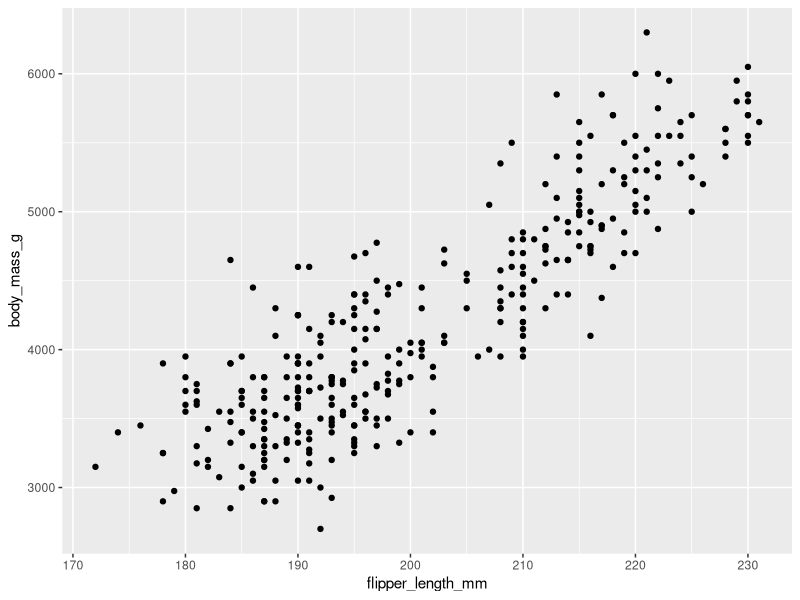
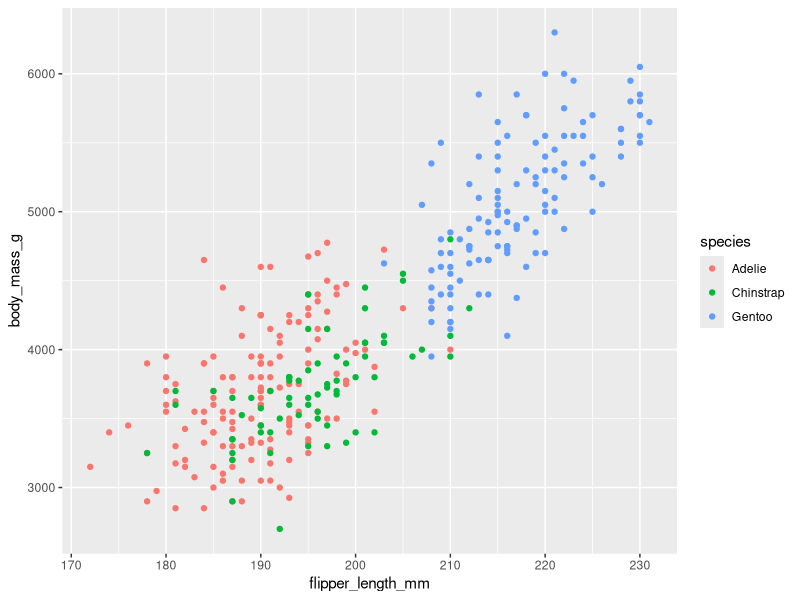
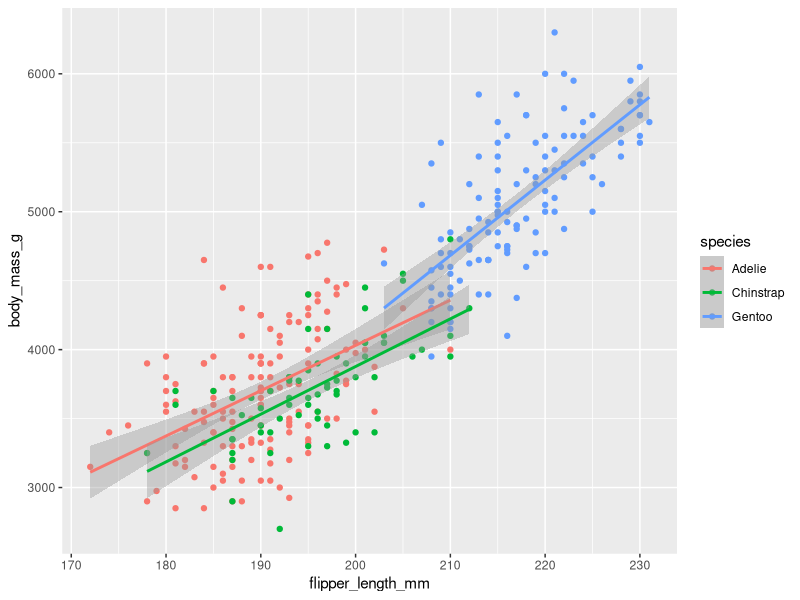
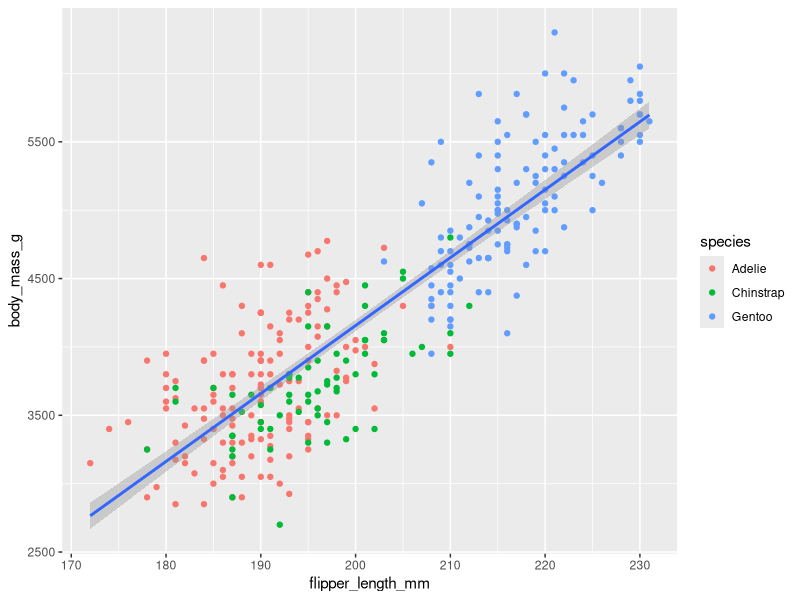
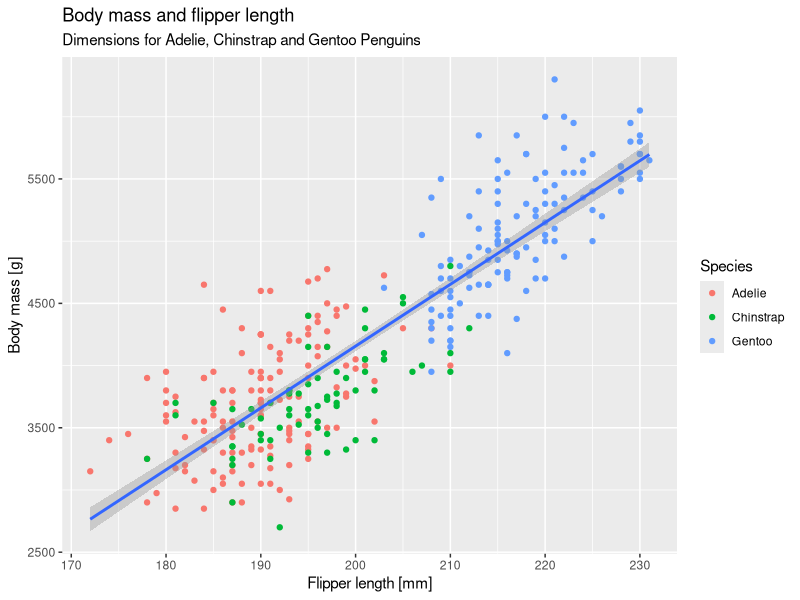
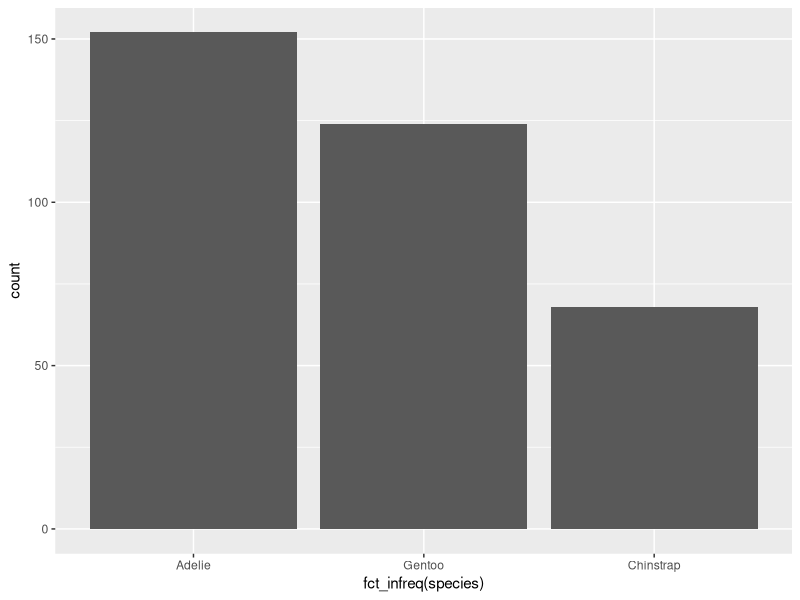
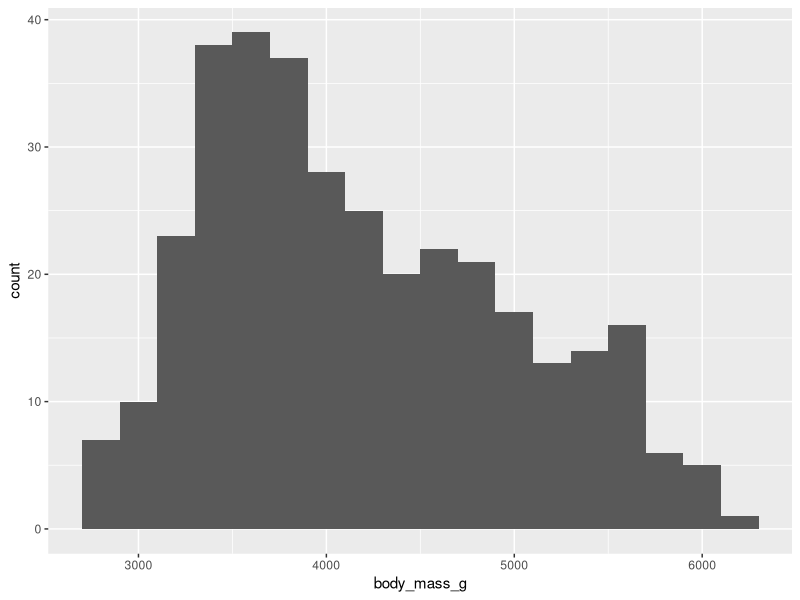
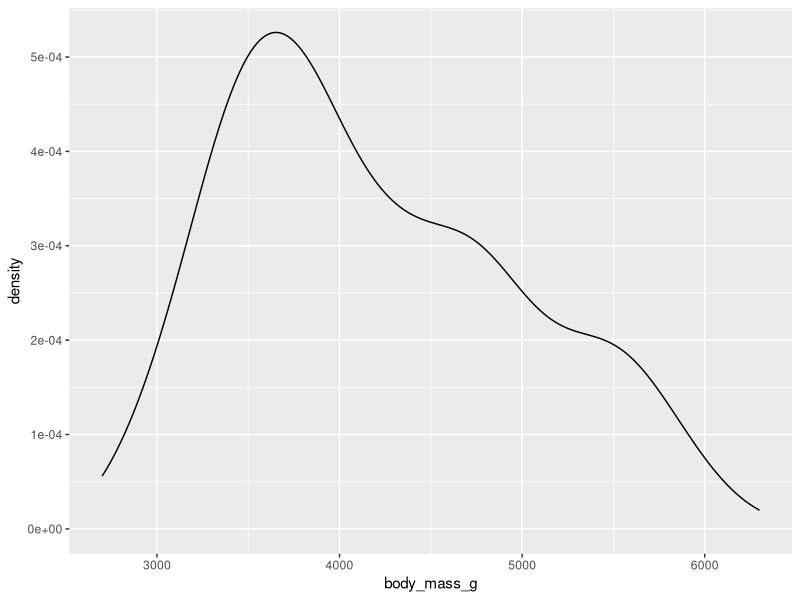

The R source for these figures, in order:
library(tidyverse)
library(palmerpenguins)

# Code 1
# An example plot of penguin flipper length by body mass
ggplot(data = penguins,
       mapping = aes(x = flipper_length_mm, y = body_mass_g)) +
  geom_point()

# Code 2
# An example plot of penguin flipper length by body mass (with colour)
ggplot(data = penguins,
       mapping = aes(x = flipper_length_mm, y = body_mass_g, color = species)) +
  geom_point()

# Code 3
# An example plot of penguin flipper length by body mass (with smooth fit)
ggplot(data = penguins,
       mapping = aes(x = flipper_length_mm, y = body_mass_g, color = species)) +
  geom_point() +
  geom_smooth(method = "lm")

# Code 4
# An example plot of penguin flipper length by body mass (with fit for species)
ggplot(data = penguins,
       mapping = aes(x = flipper_length_mm, y = body_mass_g)) +
  geom_point(mapping = aes(color = species)) +
  geom_smooth(method = "lm")

# Code 5
# An example plot of penguin flipper length by body mass (with labels)
ggplot(data = penguins,
       mapping = aes(x = flipper_length_mm, y = body_mass_g)) +
  geom_point(mapping = aes(color = species)) +
  geom_smooth(method = "lm") +
  labs(title = "Body mass and flipper length",
       subtitle = "Dimensions for Adelie, Chinstrap and Gentoo Penguins",
       x = "Flipper length [mm]",
       y = "Body mass [g]",
       color = "Species",
       shape = "Species")

# Code 6
# Bar chart with ordered categorical variables
ggplot(penguins, aes(x = fct_infreq(species))) +
  geom_bar()

# Code 7
# A histogram of penguin body mass
ggplot(penguins, aes(x = body_mass_g)) +
  geom_histogram(binwidth = 200)

# Code 8
# A density plot of penguin body mass
ggplot(penguins, aes(x = body_mass_g)) +
  geom_density()

# Code 9
# A boxplot of body mass by species
ggplot(penguins, aes(x = species, y = body_mass_g)) +
  geom_boxplot()

# A density plot of body mass by species
ggplot(penguins, aes(x = body_mass_g, color = species, fill = species)) +
  geom_density(linewidth = 0.75, alpha = 0.5)
